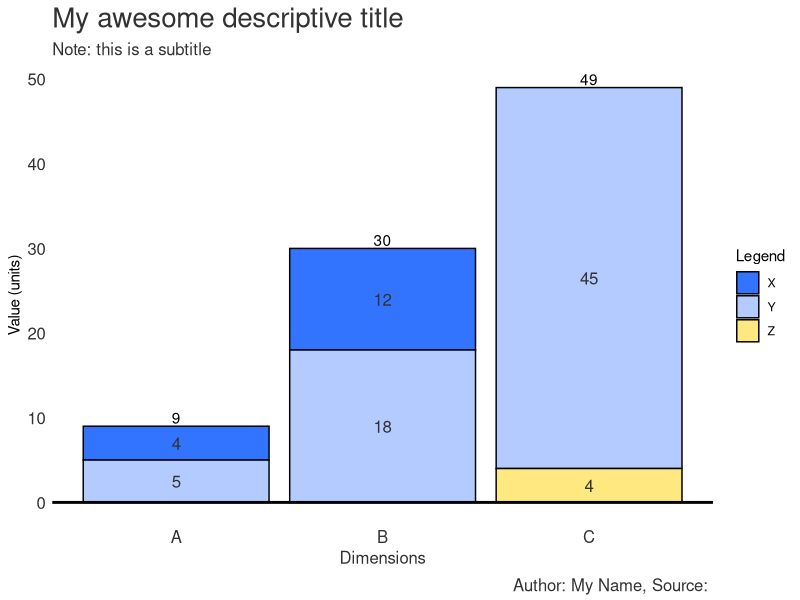

The R script that drew this image:
# Load libraries
library(ggplot2)
library(reshape2)

# Create data
data <- data.frame(
  name=c("A","B","A","B","C","C"),  
  colour=c("X","X","Y","Y","Y","Z"),
  value=c(4,12,5,18,45,4)
)

# Reorder Legend
#data$group <- factor(data$group,levels(data$group)[c(1,3,2)])

barplot <- ggplot(data, aes(fill=colour, x=name, y=value)) + # enter data frame
  geom_bar(position="stack"
           ,stat = "identity"
           ,colour = "black") + # colour bars
  scale_fill_manual("Legend", values = c("X" = "#3374FF", "Y" = "#B3CBFF", "Z" = "#FFE880")) +
  geom_text(aes(label = value) # data labels
            ,size = (5/14)*12 # sizing in line with theme text
            ,position = position_stack(vjust = 0.5)
            ,colour = "#323232") + # colour text
  stat_summary(fun.y = sum, aes(label = ..y.., group = name), geom = "text", vjust = -.2) +
  theme(
    panel.grid.major = element_blank() # Remove gridlines (major)
    ,panel.grid.minor = element_blank() # Remove gridlines (minor)
    ,panel.background = element_blank() # Remove grey background
    ,plot.title = element_text(hjust = 0, size = 20, colour = "#323232") # Title size and colour
    ,plot.subtitle = element_text(hjust = 0, size = 12, colour = "#323232") # Subtitle size and colour
    ,plot.caption = element_text(vjust = 0.3, size = 12, colour = "#323232") # Caption size and colour
    ,axis.ticks.y = element_blank() # Remove tick marks (Y-Axis)
    ,axis.text.y = element_text(hjust = 1, colour = "#323232", size = 12) # Axis size and colour (Y-Axis)
    ,axis.ticks.x = element_blank() # Remove tick marks (X-Axis)
    ,axis.text.x  = element_text(size = 12, colour = "#323232") #element_blank() # Remove axis scale (X-Axis)
    ,axis.title.x = element_text(size = 12, colour = "#323232") # Axis label size and colour (X-Axis)
  ) +
  geom_hline(yintercept=0, color = "black", size=1) + # Axis line size and colour (X-Axis)
  labs(title = 'My awesome descriptive title' # Title text
       ,subtitle = "Note: this is a subtitle" # Subtitle text
       ,x = 'Dimensions' # X-Axis text 
       ,y = 'Value (units)' # Y-Axis text 
       ,caption = "Author: My Name, Source: ")# + # Caption text

# Save the plot
ggsave("barplot_final.png" # filename
       ,plot = barplot # variable for file
       ,width = 5, height = 4, dpi = 300, units = "in") # dimensions and image quality
